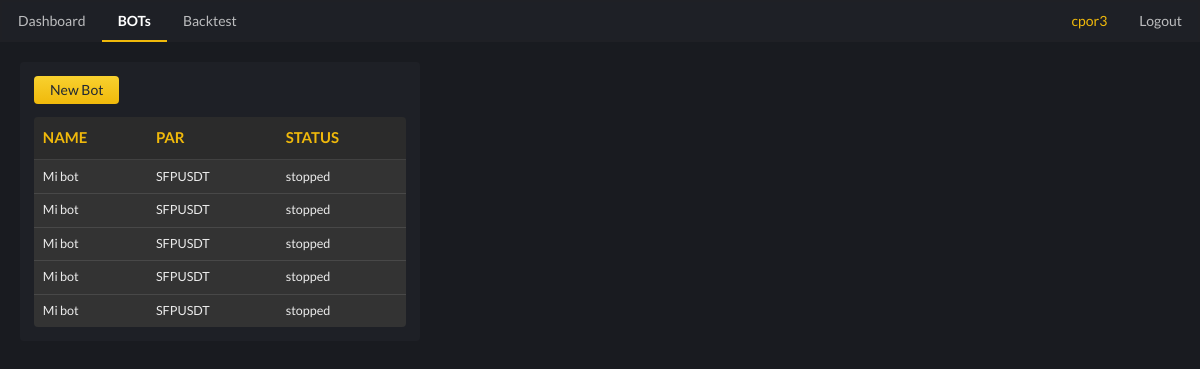
Screenshot of /bots (signed in) with the database file from the repository.
### models.py (models this page shows)
class User(db.Model, UserMixin):
	id = db.Column(db.Integer, primary_key=True)
	email = db.Column(db.String(200), unique=True)
	password = db.Column(db.String(50))
	bots = db.relationship('Bots')

class Bots(db.Model):
	id = db.Column(db.Integer, primary_key=True)
	user_id = db.Column(db.Integer, db.ForeignKey('user.id'))
	name = db.Column(db.String(50))
	status = db.Column(db.String(20))
	starting_capital = db.Column(db.Float)
	current_wallet = db.Column(db.Float)
	par1 = db.Column(db.String(15))
	par2 = db.Column(db.String(15))
	par = db.Column(db.String(15))

### views.py (the view)
@views.route('/bots')
@login_required
def bots():
	user_bots = Bots.query.filter_by(user_id = current_user.id)
	return render_template('bots.html',
		title=APP,
		navbar = [
			{
				'text': 'Dashboard',
				'href': '/',
				'active': False
			},
			{
				'text': 'BOTs',
				'href': '#',
				'active': True
			},
			{
				'text': 'Backtest',
				'href': '/backtest',
				'active': False
			}
		],
		user_bots = user_bots
	)

### __init__.py (called while the page is built)
def create_app():
	app = Flask(__name__)
	app.config['SECRET_KEY'] = config_api.APP_SECRET_KEY
	app.config['SQLALCHEMY_DATABASE_URI'] = f'sqlite:///{DB_NAME}'
	app.config['SQLALCHEMY_TRACK_MODIFICATIONS'] = False
	db.init_app(app)
	from .views import views
	from .auth import auth
	app.register_blueprint(views, url_prefix='/')
	app.register_blueprint(auth, url_prefix='/')
	from .models import User
	create_db(app)
	login_manager = LoginManager()
	login_manager.login_view = 'auth.login'
	login_manager.init_app(app)
	@login_manager.user_loader
	def load_user(user_id):
	    return User.query.get(user_id)
	return app

@app.context_processor
def precision_filter():
	def _precision_filter(num, precision):
		return round(num, precision)
	return dict(precision_filter=_precision_filter)

@app.before_request
def before_request():
	g.bots = bots
	g.infinite_thread = infinite_thread

### templates/bots.html
{% extends "layout.html" %}
{% block content %}
<div id="index_div" style="margin: 20px;" class="ui inverted colorBarras segment tope-width">
	<button onclick="location.href='/new_bot'" class="botonBinance">New Bot</button>
	<table class="ui inverted very small compact unstackable table">
		<thead>
			<th><h4 class="colorTextoBinance">NAME</h4></th>
			<th><h4 class="colorTextoBinance">PAR</h4></th>
			<th><h4 class="colorTextoBinance">STATUS</h4></th>
		</thead>
		{% if user_bots.first() == None %}
			<td colspan="3">No Bots</td>
		{% else %}
		{% for bot in user_bots %}
		<tr>
			<td>{{ bot.name }}</td>
			<td>{{ bot.par }}</td>
			<td>{{ bot.status }}</td>
		</tr>
		{% endfor %}
	 	{% endif %}
	</table>
</div>
</body>
{% endblock content %}

### templates/layout.html (shortened to what this page needs)
<!DOCTYPE html>
<html>
<head>
	<link rel="stylesheet" href="https://cdn.jsdelivr.net/npm/semantic-ui@2.4.2/dist/semantic.min.css">
	<link rel="stylesheet" type="text/css" href="{{ url_for('static', filename='bot-css.css') }}">
</head>
<body id="body" class="colorFondo">
<div class="ui secondary pointing inverted menu colorBarras">
  {% for item in navbar %}
  <a class="item {% if item['active'] == True %} active {% endif %}" href="{{ item['href'] }}">
    {{ item['text'] }}
  </a>
  {% endfor %}
  {% if current_user.is_authenticated %}
  <div class="right menu">
    <p class="ui item hideOnPhone" style="color: rgb(240, 185, 11) !important;">
      {{ current_user.email }}
    </p>
    <a class="ui item" href="/logout">
      Logout
    </a>
  </div>
  {% endif %}
</div>
{% block content %}
{% endblock %}
</html>

### static/bot-css.css (style rules this page uses)
.colorFondo { background-color: rgba(25, 27, 32,1)!important; }
.colorBarras { background-color: rgba(30, 32, 38, 1)!important; }
.colorTextoBinance { color: rgb(240, 185, 11)!important; }
.botonBinance { background-image: linear-gradient(rgb(248, 209, 47) 0%, rgb(240, 185, 11) 100%); color: rgb(33, 40, 51); padding: 6px 16px; border: none; border-radius: 4px; font-family: Lato; }
.active.item { border-color: rgb(240, 185, 11)!important; }
@media (min-width: 861px) { .tope-width { width: 400px; } }

### rows the page displays
User: email "cpor3"
Bots: name "Mi bot", par "SFPUSDT", status "stopped"
Bots: name "Mi bot", par "SFPUSDT", status "stopped"
Bots: name "Mi bot", par "SFPUSDT", status "stopped"
Bots: name "Mi bot", par "SFPUSDT", status "stopped"
Bots: name "Mi bot", par "SFPUSDT", status "stopped"

### other values shown
{{ item['text'] }} "Dashboard" "BOTs" "Backtest"
